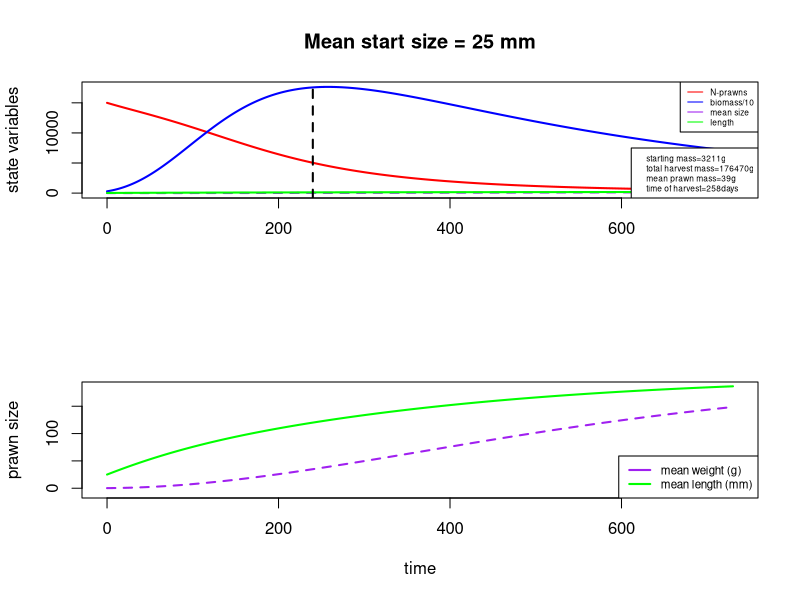

The R script that drew this image: (Note: this script raises an error after producing the figure.)
#to-do list
  #fit two density dependence parameters to data from Ranjeet et al (or other macrobrachium fisheries data)
    #update distributions of data being fitted to; currently normal but should be...?
  #double check parameters -- are rosenbergii parameters ok to use? are fisheries parameters ok to use considering harsher conditions outside of a fisheries setting?

require(deSolve)

prawn_biomass=function(t, n, parameters) { 
  with(as.list(parameters),{
    
    P=n[1]
    L=n[2]
       
    Bp = (a*(L/10)^b)/10 #Mean prawn mass using conversion from length (cm) to weight (g)

    Bm = P*Bp #per prawn biomass conversion to total biomass

    dLdt= k/(1+gam*Bm)*(linf - L) #Mean prawn length growing at growth rate k limited by max length linf, and pop density (B/phi)
    
    dPdt= -P*(mu*L^-0.25 + Bm/phi) #Number of prawns subject to baseline mortality rate and density dependent mortality

    return(list(c(dPdt,dLdt)))
  }) 
} 

#Set initial values and parameters ##################
nstart=c(P=15000,L=25)
  time=seq(0,365*2,1)

#List parameters and values
parameters=c(
  a = 0.096868, #from Nwosu paper
  b = 3.2944, #from Nwosu paper
  gam = 1e-6, #crowding parameter that reduces growth rate at high density NEEDS TO BE FIT
  mu = 0.006136986, #baseline prawn mortality rate 
  phi = 40000000, #biomass-assessed density dependence parameter in one hactare NEEDS TO BE FIT
  k = 0.00339726, #growth rate (mm/day)
  linf = 206 #max length (mm)
)

bm.start = (parameters['a']*(nstart[2]/10)^parameters['b'])/10
  bm.start

#Run & plot ############
output=as.data.frame(ode(nstart,time,prawn_biomass,parameters))
  output$B = ((parameters['a']*(output$L/10)^parameters['b'])/10)*output$P
  output$mean.size = output$B / output$P

par(mfrow = c(2,1))  
plot(x = output$time, y = output$P, col = 'red', xlab = '', ylab = 'state variables', 
     type = 'l', lwd=2, xlim = c(0, max(output$time)),ylim = c(-100,max(output$B/10)+100),
     main = paste('Mean start size = ', as.numeric(nstart[2]), ' mm', sep = ''))
  lines(x = output$time, y = output$B/10, col = 'blue', lwd=2)
  lines(x = output$time, y = output$mean.size, col = 'purple', lwd=2, lty=2)
  lines(x = output$time, y = output$L, col = 'green', lwd=2)
  abline(v = 8*30, lty = 2, lwd = 2)
  legend('topright', legend = c('N-prawns', 'biomass/10', 'mean size','length'), lty = 1, 
         col = c('red', 'blue', 'purple','green'), cex = 0.5)
  
start.mass = output$B[output$time==1]
  start.mass
harvest.mass = max(output$B)
  harvest.mass
harvest.size = output$mean.size[output$B==max(output$B)]  
  harvest.size
harvest.time = output$time[output$B==max(output$B)]  
  harvest.time  
  
  legend('bottomright', legend = c(paste('starting mass=',round(start.mass), 'g', sep = ''),
                           paste('total harvest mass=',round(harvest.mass), 'g', sep = ''), 
                           paste('mean prawn mass=', round(harvest.size), 'g', sep = ''), 
                           paste('time of harvest=', round(harvest.time), 'days', sep = '')), cex=0.5)
  
#8 month endpoints of interest for model fitting to Nwosu data
mass.8mo = output$B[output$time == 30*8]
  mass.8mo
P.8mo = output$P[output$time == 30*8]
  P.8mo
L.8mo = output$L[output$time == 30*8]
  L.8mo
size.8mo = output$mean.size[output$time == 30*8]  
  size.8mo
  
plot(output$time, output$mean.size, type = 'l', xlab = 'time', lwd = 2, col = 'purple', lty = 2, ylim = c(-10, max(output$L)),
     ylab = 'prawn size')  
  lines(output$time, output$L, lwd = 2, col = 'green')
  legend('bottomright', legend = c('mean weight (g)', 'mean length (mm)'), lwd = 2, col = c('purple', 'green'), cex = 0.7)
  
#plot to check length to weight conversion looks right  
  #plot(output$L/10, output$mean.size, type = 'l', xlab = 'size(cm)', ylab = 'mean weight (g)', xlim = c(0,25))   


#Fit density dependence parameters to data #####################
prawn.optim<-function(params){
  parameters['gam'] = params[1]
  parameters['phi'] = params[2]  
  
  time = seq(0,30*8,1)
  nstart1 = c(P = 5000, L = 25)
  output1=as.data.frame(ode(nstart1,time,prawn_biomass,parameters))
    mean.size1 = ((parameters['a']*(output1$L[output1$time == max(time)]/10)^parameters['b'])/10)
    surv1 = output1$P[output1$time == 0] / output1$P[output1$time == max(time)]
    
  nstart2 = c(P = 10000, L = 25)
  output2=as.data.frame(ode(nstart2,time,prawn_biomass,parameters))
    mean.size2 = ((parameters['a']*(output2$L[output2$time == max(time)]/10)^parameters['b'])/10)
    surv2 = output2$P[output2$time == 0] / output2$P[output2$time == max(time)]
    
  nstart3 = c(P = 15000, L = 25)
  output3=as.data.frame(ode(nstart3,time,prawn_biomass,parameters))
    mean.size3 = ((parameters['a']*(output3$L[output3$time == max(time)]/10)^parameters['b'])/10)
    surv3 = output3$P[output3$time == 0] / output3$P[output3$time == max(time)]
    
  nstart4 = c(P = 25000, L = 25)
  output4=as.data.frame(ode(nstart4,time,prawn_biomass,parameters))
    mean.size4 = ((parameters['a']*(output4$L[output4$time == max(time)]/10)^parameters['b'])/10)
    surv4 = output4$P[output4$time == 0] / output4$P[output4$time == max(time)]
  
  ll1 = dnorm(mean.size1, mean = 101.650, sd = 7.5067)
  ll2 = dnorm(surv1, mean = 0.69440, sd = 0.066525)
  ll3 = dnorm(mean.size2, mean = 87.730, sd = 8.1917)
  ll4 = dnorm(surv2, mean = 0.54533, sd = 0.038724)
  ll5 = dnorm(mean.size3, mean = 69.113, sd = 8.6865)
  ll6 = dnorm(surv3, mean = 0.4269, sd = 0.063707)
  ll7 = dnorm(mean.size4, mean = 55.483, sd = 3.9793)
  #ll8 = dnorm(surv4, mean = 0.28210, sd = 0.021198)

  LL.fin = ll1*ll2*ll3*ll4*ll5*ll6*ll7#*ll8
  negLL = -log(LL.fin+1)
  return(negLL)
}

prawn.optim(params = c(1e-7, 3e8))

op.df = data.frame('gams' = seq(1e-7, 1e-5, 1e-7),
                   'phis' = seq(1e7, 1e9, 1e7),
                   'negLL' = 0) 
for(i in 1:nrow(op.df)){
  params = c(op.df[i,1], op.df[i,2])
  op.df[i,3] = prawn.optim(params)
}

op.bm<-optim(par=c(1e-6, 4e8), prawn.optim, method = 'Nelder-Mead', control = list(fnscale = -1))

#Fitting to fisheries rosenbergii data from Kutty & Kurup 2010 ##############
  n.init = c(5000,10000,15000,25000)
  bm.init = ninit*0.2
  n.per.ha = c(3560,5380,5690,7020)
  mean.weight = c(101.65, 87.73,69.11, 55.48)

  plot(x = ninit, y = bm.start/10, pch = 16, col = 'blue', xlab = 'N start', ylab = 'dependent vars', ylim = c(0,520))
    points(x = ninit, y = mean.weight, pch = 16, col = 'red')
    points(x = ninit, y = survival, pch = 16, col = 'green')
